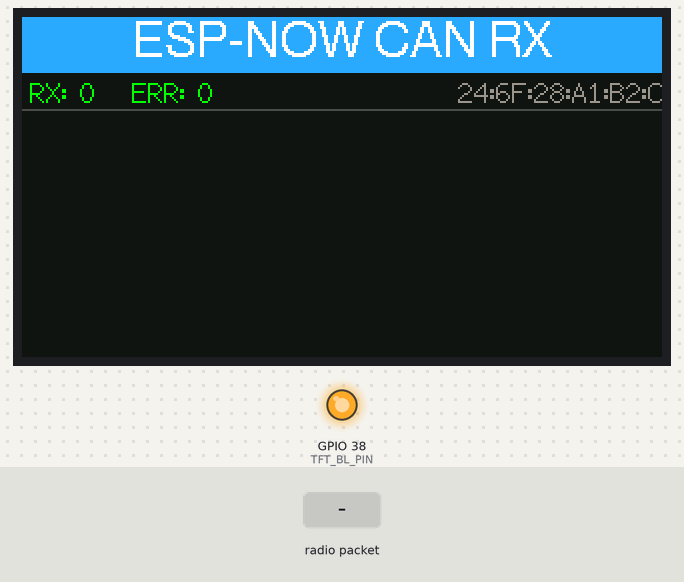
A sketch run on a simulated ESP32-S3. On the bench: 320×170 colour display, output pins drawn as LEDs (lit = HIGH). Inputs (shaded band) come from the test bench. What the sketch prints to the serial monitor is not drawn.

Above: at 3.4 s.
3.5 s: radio packet "1" arrives
5.3 s: radio packet "0" arrives
6.9 s: radio packet "2" arrives
Timing chart, 0 to 9.9 s (numbered marks = the images above; inputs shaded):
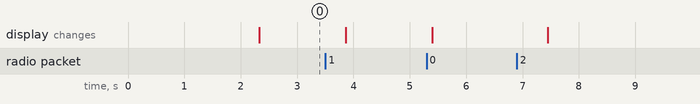

The sketch:

T-Display-S3-CAN-ESP-NOW-Version1.ino
```cpp
// ============================================================================
//  LilyGo T-Display S3 - ESP-NOW CAN Receiver with TFT display
//  ----------------------------------------------------------------------------
//  Receives CAN frames forwarded via ESP-NOW broadcast (from a paired
//  CAN-to-ESP-NOW bridge such as ESP32-C3 SuperMini) and shows the last
//  12 frames live on the built-in 1.9" 170x320 ST7789 panel.
//
//  Hardware:
//    - LilyGo T-Display S3 (ESP32-S3, 170x320 ST7789 8-bit parallel TFT)
//
//  Required ESP-NOW packet (from the bridge):
//    struct CanFrame { uint32_t id; uint8_t dlc; uint8_t data[8]; }
//
//  Required library (Arduino IDE):
//    - TFT_eSPI by Bodmer
//    Configure User_Setup_Select.h to use the LilyGo T-Display S3 setup
//    (Setup206_LilyGo_T_Display_S3.h) or define the equivalent build flags.
//
//  Display layout (landscape):
//    +------------------------- ESP-NOW CAN RX -------------------------+
//    | RX: 123   ERR: 0                         AC:A7:04:05:97:88      |
//    |------------------------------------------------------------------|
//    | 100  00 11 22 33 44 55 66 77                              12ms   |
//    | 200  ...                                                  120ms  |
//    | ...                                                              |
//    +------------------------------------------------------------------+
// ============================================================================

#include <WiFi.h>
#include <esp_now.h>
#include <TFT_eSPI.h>

#define TFT_BL_PIN  38

TFT_eSPI tft = TFT_eSPI();

struct __attribute__((packed)) CanFrame {
    uint32_t id;
    uint8_t  dlc;
    uint8_t  data[8];
};

static const int MAX_ENTRIES = 12;
struct RxEntry {
    uint32_t id;
    uint8_t  dlc;
    uint8_t  data[8];
    uint32_t ts;
};
static RxEntry history[MAX_ENTRIES];
static int histIdx = 0;
static int histFill = 0;

static uint32_t rxCount = 0;
static uint32_t errCount = 0;
static volatile bool dirty = false;

// Color palette (RGB565)
#define COL_BG       0x10A2
#define COL_HEADER   0x2D5F
#define COL_HEADER_T 0xFFFF
#define COL_DIV      0x4A69
#define COL_ID       0xFD20
#define COL_DATA     0xFFFF
#define COL_LABEL    0x9CB1
#define COL_STAT     0x07E0

void drawHeader() {
    tft.fillRect(0, 0, 320, 28, COL_HEADER);
    tft.setTextColor(COL_HEADER_T, COL_HEADER);
    tft.setTextDatum(MC_DATUM);
    tft.drawString("ESP-NOW CAN RX", 160, 14, 4);
    tft.setTextDatum(TL_DATUM);
}

void drawStats() {
    tft.fillRect(0, 28, 320, 18, COL_BG);
    tft.setTextColor(COL_STAT, COL_BG);
    char buf[40];
    snprintf(buf, sizeof(buf), "RX: %lu   ERR: %lu",
             (unsigned long)rxCount, (unsigned long)errCount);
    tft.drawString(buf, 4, 30, 2);

    tft.setTextColor(COL_LABEL, COL_BG);
    String mac = WiFi.macAddress();
    tft.drawString(mac.c_str(), 320 - 6 * 17, 30, 2);

    tft.drawFastHLine(0, 46, 320, COL_DIV);
}

void drawFrames() {
    tft.fillRect(0, 50, 320, 170 - 50, COL_BG);

    int count = histFill < MAX_ENTRIES ? histFill : MAX_ENTRIES;
    int rowH = 10;
    int yStart = 52;

    for (int i = 0; i < count; i++) {
        int idx = (histIdx - 1 - i + MAX_ENTRIES) % MAX_ENTRIES;
        RxEntry &e = history[idx];

        int y = yStart + i * rowH;
        if (y > 170 - rowH) break;

        char idBuf[12];
        snprintf(idBuf, sizeof(idBuf), "%03lX", (unsigned long)e.id);
        tft.setTextColor(COL_ID, COL_BG);
        tft.drawString(idBuf, 4, y, 1);

        char dataBuf[40] = "";
        int pos = 0;
        for (int b = 0; b < e.dlc && pos < (int)sizeof(dataBuf) - 4; b++) {
            pos += snprintf(dataBuf + pos, sizeof(dataBuf) - pos, "%02X ", e.data[b]);
        }
        tft.setTextColor(COL_DATA, COL_BG);
        tft.drawString(dataBuf, 30, y, 1);

        uint32_t age = millis() - e.ts;
        char ageBuf[12];
        if (age < 1000) snprintf(ageBuf, sizeof(ageBuf), "%lums", (unsigned long)age);
        else snprintf(ageBuf, sizeof(ageBuf), "%lus", (unsigned long)(age / 1000));
        tft.setTextColor(COL_LABEL, COL_BG);
        tft.drawString(ageBuf, 270, y, 1);
    }
}

void onReceive(const uint8_t *mac, const uint8_t *data, int len) {
    if (len < (int)sizeof(CanFrame)) {
        errCount++;
        return;
    }
    CanFrame frame;
    memcpy(&frame, data, sizeof(CanFrame));

    history[histIdx].id = frame.id;
    history[histIdx].dlc = frame.dlc;
    memcpy(history[histIdx].data, frame.data, 8);
    history[histIdx].ts = millis();
    histIdx = (histIdx + 1) % MAX_ENTRIES;
    if (histFill < MAX_ENTRIES) histFill++;

    rxCount++;

    Serial.printf("[RX #%lu] ID=0x%03lX [%d] ",
                  (unsigned long)rxCount, (unsigned long)frame.id, frame.dlc);
    for (int i = 0; i < frame.dlc; i++) Serial.printf("%02X ", frame.data[i]);
    Serial.println();

    dirty = true;
}

void setup() {
    Serial.begin(115200);
    delay(2000);
    Serial.println("\n=== LilyGo T-Display S3 - ESP-NOW CAN RX ===");

    pinMode(TFT_BL_PIN, OUTPUT);
    digitalWrite(TFT_BL_PIN, HIGH);

    tft.init();
    tft.setRotation(1);
    tft.fillScreen(COL_BG);

    drawHeader();
    tft.setTextColor(COL_LABEL, COL_BG);
    tft.drawString("Initializing ESP-NOW...", 4, 60, 2);

    WiFi.mode(WIFI_STA);
    WiFi.disconnect();
    Serial.printf("MAC: %s\n", WiFi.macAddress().c_str());

    if (esp_now_init() != ESP_OK) {
        Serial.println("[ESP-NOW] Init FAILED!");
        tft.fillScreen(TFT_RED);
        tft.setTextColor(TFT_WHITE, TFT_RED);
        tft.setTextDatum(MC_DATUM);
        tft.drawString("ESP-NOW FAIL", 160, 85, 4);
        while (true) delay(1000);
    }
    esp_now_register_recv_cb(onReceive);

    memset(history, 0, sizeof(history));
    drawStats();
    drawFrames();

    Serial.println("[ESP-NOW] Ready - waiting for packets");
}

static uint32_t lastRefresh = 0;
void loop() {
    uint32_t now = millis();
    if (dirty || (now - lastRefresh) >= 500) {
        dirty = false;
        lastRefresh = now;
        drawStats();
        drawFrames();
    }
    delay(20);
}
```
